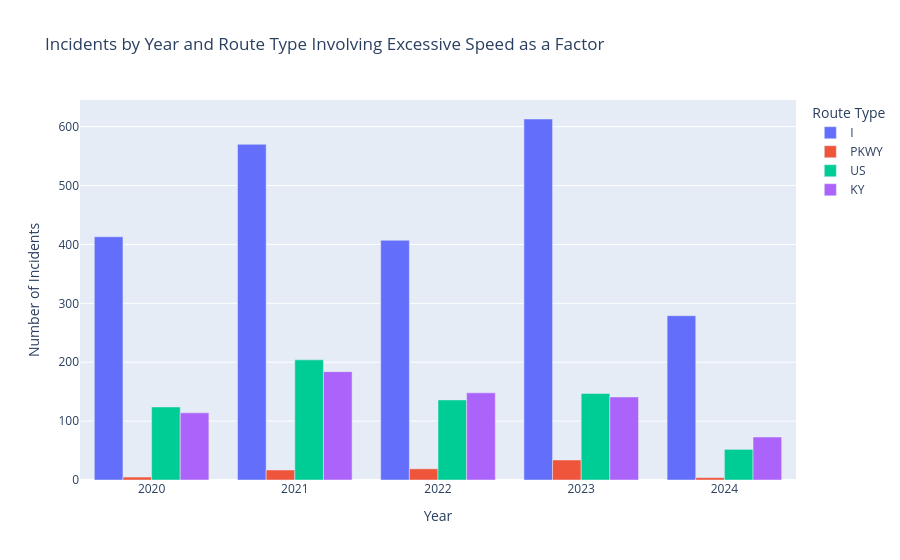

Here is the notebook cell this chart was saved with:
### Markdown cell above
Out of 4105 incidents, 392 are designated as non-state-maintained routes (interstates, parkways, US routes and KY routes). These have been eliminated from the following analysis.

### Code cell
# Create a count of incidents by year and route type
df_count = df.groupby(['Year', 'Route_Type']).size().reset_index(name='IncidentCount')


# Specify the order of route types
category_order = ['I', 'PKWY', 'US', 'KY']

# Create the bar chart
fig = px.bar(df_count, x='Year', y='IncidentCount', color='Route_Type', barmode='group',
             title='Incidents by Year and Route Type Involving Excessive Speed as a Factor',
             labels={'IncidentCount': 'Number of Incidents', 'Year': 'Year', 'Route_Type': 'Route Type'},
             category_orders={'Route_Type': category_order})
# Show the figure
fig.show()

### Figure 1 — Plotly figure (JSON) as saved in the notebook; plotly's stock layout.template omitted (floating-point values rounded to 4 significant figures)
{"data": [{"alignmentgroup": "True", "hovertemplate": "Route Type=I<br>Year=%{x}<br>Number of Incidents=%{y}<extra></extra>", "legendgroup": "I", "marker": {"color": "#636efa", "pattern": {"shape": ""}}, "name": "I", "offsetgroup": "I", "orientation": "v", "showlegend": true, "textposition": "auto", "type": "bar", "x": ["2020", "2021", "2022", "2023", "2024"], "xaxis": "x", "y": [413, 570, 407, 613, 279], "yaxis": "y"}, {"alignmentgroup": "True", "hovertemplate": "Route Type=PKWY<br>Year=%{x}<br>Number of Incidents=%{y}<extra></extra>", "legendgroup": "PKWY", "marker": {"color": "#EF553B", "pattern": {"shape": ""}}, "name": "PKWY", "offsetgroup": "PKWY", "orientation": "v", "showlegend": true, "textposition": "auto", "type": "bar", "x": ["2020", "2021", "2022", "2023", "2024"], "xaxis": "x", "y": [5, 17, 19, 34, 4], "yaxis": "y"}, {"alignmentgroup": "True", "hovertemplate": "Route Type=US<br>Year=%{x}<br>Number of Incidents=%{y}<extra></extra>", "legendgroup": "US", "marker": {"color": "#00cc96", "pattern": {"shape": ""}}, "name": "US", "offsetgroup": "US", "orientation": "v", "showlegend": true, "textposition": "auto", "type": "bar", "x": ["2020", "2021", "2022", "2023", "2024"], "xaxis": "x", "y": [124, 204, 136, 147, 52], "yaxis": "y"}, {"alignmentgroup": "True", "hovertemplate": "Route Type=KY<br>Year=%{x}<br>Number of Incidents=%{y}<extra></extra>", "legendgroup": "KY", "marker": {"color": "#ab63fa", "pattern": {"shape": ""}}, "name": "KY", "offsetgroup": "KY", "orientation": "v", "showlegend": true, "textposition": "auto", "type": "bar", "x": ["2020", "2021", "2022", "2023", "2024"], "xaxis": "x", "y": [114, 184, 148, 141, 73], "yaxis": "y"}], "layout": {"barmode": "group", "legend": {"title": {"text": "Route Type"}, "tracegroupgap": 0}, "title": {"text": "Incidents by Year and Route Type Involving Excessive Speed as a Factor"}, "xaxis": {"anchor": "y", "domain": [0, 1], "title": {"text": "Year"}}, "yaxis": {"anchor": "x", "domain": [0, 1], "title": {"text": "Number of Incidents"}}}}
